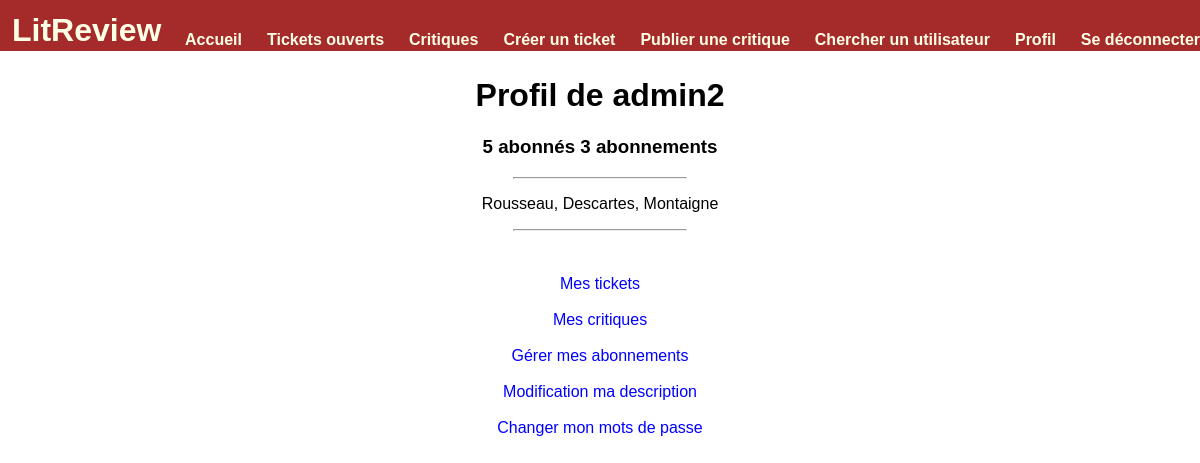
/profile/ (signed in), run on an earlier commit of the app's database.
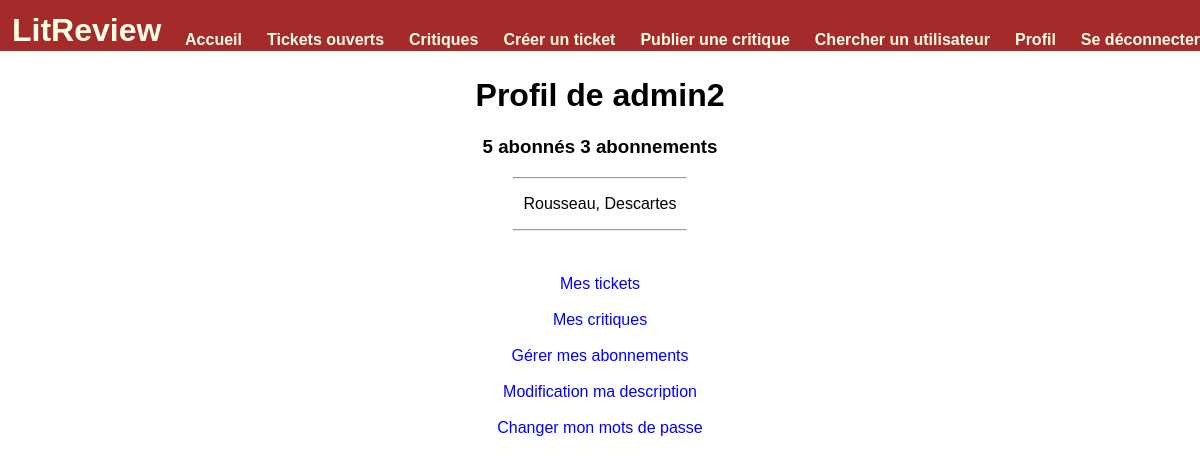
And on a later commit of the database.
### authentication/models.py (models this page shows)
class User(AbstractUser):
    tickets_list = models.ManyToManyField(Ticket, related_name="tickets_list")
    reviews_list = models.ManyToManyField(Review, related_name="reviews_list")
    description = models.TextField(verbose_name="Description", max_length=1000, blank=True, null=True)
    class Meta:
        ordering = ['-username']

### blog/views.py (the view)
# urls.py: path('profile/', views.profile, name='profile'),
@login_required
def profile(request):
    user_name = request.user
    followings_number = len(UserFollows.objects.filter(user_id=user_name))
    followers_number = len(UserFollows.objects.filter(followed_user_id=user_name))
    context = {'user_name': user_name,
               'followings': followings_number,
               'followers': followers_number}
    return render(request, 'user/profile_view.html', context=context)

### blog/templates/user/profile_view.html (shortened to what this page needs)
{% extends 'base.html' %}
{% block content %}
<h1> Profil de {{ user }} </h1>
<h3> {{ followers }} abonné{{ followers|pluralize:" ,s" }} {{ followings }} abonnement{{ followings|pluralize:" ,s"}} </h3>
{% if user.description %}
    <hr>
    <p>
        {{ user.description }}
    </p>
{% endif %}
<hr><br><br>
<a href="{% url 'profile-tickets' %}">Mes tickets</a>
<br><br>
<a href="{% url 'profile-reviews' %}">Mes critiques</a>
<br><br>
<a href="{% url 'subscription-management' %}">Gérer mes abonnements</a>
<br><br>
<a href="{% url 'description-modification' %}">Modification ma description</a>
<br><br>
<a href="{% url 'password_change' %}">Changer mon mots de passe</a>
<br><br>
{% endblock %}

What changed in the data, as far as the page shows it:
changed User "admin2": description "Rousseau, Descartes, Montaigne" → "Rousseau, Descartes"
